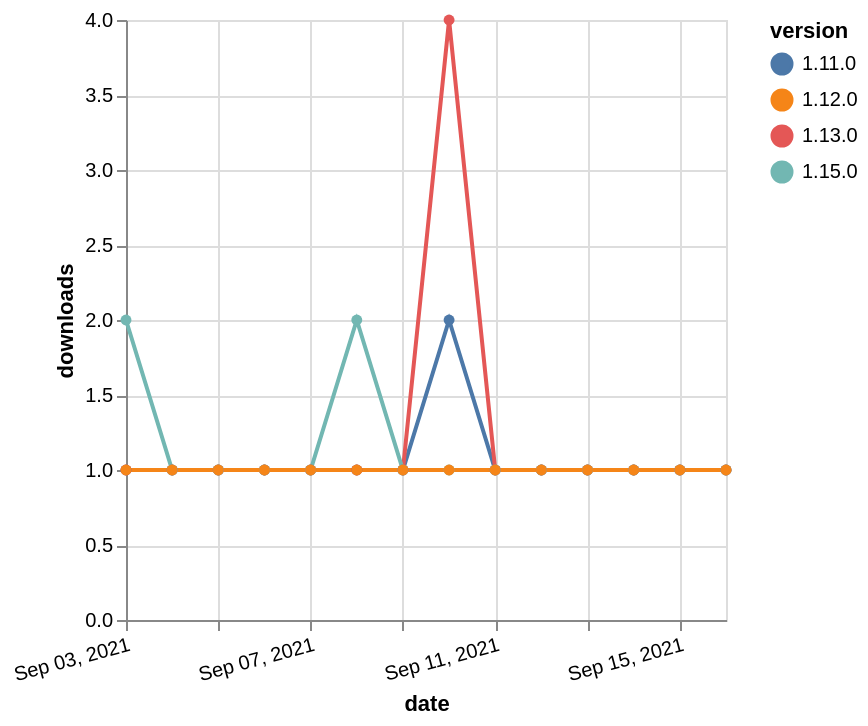

Vega-Lite specification for this chart:
### Vega-Lite specification from a JSON file in a GitHub repository (floating-point values rounded to 4 significant figures)
{"$schema": "https://vega.github.io/schema/vega-lite/v5.json", "description": "A simple bar chart with embedded data.", "data": {"values": [{"date": "2021-09-03", "total": 220, "delta": 1, "version": "1.11.0"}, {"date": "2021-09-04", "total": 221, "delta": 1, "version": "1.11.0"}, {"date": "2021-09-05", "total": 222, "delta": 1, "version": "1.11.0"}, {"date": "2021-09-06", "total": 223, "delta": 1, "version": "1.11.0"}, {"date": "2021-09-07", "total": 224, "delta": 1, "version": "1.11.0"}, {"date": "2021-09-08", "total": 225, "delta": 1, "version": "1.11.0"}, {"date": "2021-09-09", "total": 226, "delta": 1, "version": "1.11.0"}, {"date": "2021-09-10", "total": 228, "delta": 2, "version": "1.11.0"}, {"date": "2021-09-11", "total": 229, "delta": 1, "version": "1.11.0"}, {"date": "2021-09-12", "total": 230, "delta": 1, "version": "1.11.0"}, {"date": "2021-09-13", "total": 231, "delta": 1, "version": "1.11.0"}, {"date": "2021-09-14", "total": 232, "delta": 1, "version": "1.11.0"}, {"date": "2021-09-15", "total": 233, "delta": 1, "version": "1.11.0"}, {"date": "2021-09-16", "total": 234, "delta": 1, "version": "1.11.0"}, {"date": "2021-09-03", "total": 285, "delta": 1, "version": "1.13.0"}, {"date": "2021-09-04", "total": 286, "delta": 1, "version": "1.13.0"}, {"date": "2021-09-05", "total": 287, "delta": 1, "version": "1.13.0"}, {"date": "2021-09-06", "total": 288, "delta": 1, "version": "1.13.0"}, {"date": "2021-09-07", "total": 289, "delta": 1, "version": "1.13.0"}, {"date": "2021-09-08", "total": 290, "delta": 1, "version": "1.13.0"}, {"date": "2021-09-09", "total": 291, "delta": 1, "version": "1.13.0"}, {"date": "2021-09-10", "total": 295, "delta": 4, "version": "1.13.0"}, {"date": "2021-09-11", "total": 296, "delta": 1, "version": "1.13.0"}, {"date": "2021-09-12", "total": 297, "delta": 1, "version": "1.13.0"}, {"date": "2021-09-13", "total": 298, "delta": 1, "version": "1.13.0"}, {"date": "2021-09-14", "total": 299, "delta": 1, "version": "1.13.0"}, {"date": "2021-09-15", "total": 300, "delta": 1, "version": "1.13.0"}, {"date": "2021-09-16", "total": 301, "delta": 1, "version": "1.13.0"}, {"date": "2021-09-03", "total": 114, "delta": 2, "version": "1.15.0"}, {"date": "2021-09-04", "total": 115, "delta": 1, "version": "1.15.0"}, {"date": "2021-09-05", "total": 116, "delta": 1, "version": "1.15.0"}, {"date": "2021-09-06", "total": 117, "delta": 1, "version": "1.15.0"}, {"date": "2021-09-07", "total": 118, "delta": 1, "version": "1.15.0"}, {"date": "2021-09-08", "total": 120, "delta": 2, "version": "1.15.0"}, {"date": "2021-09-09", "total": 121, "delta": 1, "version": "1.15.0"}, {"date": "2021-09-10", "total": 122, "delta": 1, "version": "1.15.0"}, {"date": "2021-09-11", "total": 123, "delta": 1, "version": "1.15.0"}, {"date": "2021-09-12", "total": 124, "delta": 1, "version": "1.15.0"}, {"date": "2021-09-13", "total": 125, "delta": 1, "version": "1.15.0"}, {"date": "2021-09-14", "total": 126, "delta": 1, "version": "1.15.0"}, {"date": "2021-09-15", "total": 127, "delta": 1, "version": "1.15.0"}, {"date": "2021-09-16", "total": 128, "delta": 1, "version": "1.15.0"}, {"date": "2021-09-03", "total": 176, "delta": 1, "version": "1.12.0"}, {"date": "2021-09-04", "total": 177, "delta": 1, "version": "1.12.0"}, {"date": "2021-09-05", "total": 178, "delta": 1, "version": "1.12.0"}, {"date": "2021-09-06", "total": 179, "delta": 1, "version": "1.12.0"}, {"date": "2021-09-07", "total": 180, "delta": 1, "version": "1.12.0"}, {"date": "2021-09-08", "total": 181, "delta": 1, "version": "1.12.0"}, {"date": "2021-09-09", "total": 182, "delta": 1, "version": "1.12.0"}, {"date": "2021-09-10", "total": 183, "delta": 1, "version": "1.12.0"}, {"date": "2021-09-11", "total": 184, "delta": 1, "version": "1.12.0"}, {"date": "2021-09-12", "total": 185, "delta": 1, "version": "1.12.0"}, {"date": "2021-09-13", "total": 186, "delta": 1, "version": "1.12.0"}, {"date": "2021-09-14", "total": 187, "delta": 1, "version": "1.12.0"}, {"date": "2021-09-15", "total": 188, "delta": 1, "version": "1.12.0"}, {"date": "2021-09-16", "total": 189, "delta": 1, "version": "1.12.0"}]}, "width": "container", "mark": {"type": "line", "point": {"filled": true}}, "encoding": {"x": {"field": "date", "type": "temporal", "timeUnit": "yearmonthdate", "title": "date", "axis": {"labelAngle": -15}}, "y": {"field": "delta", "type": "quantitative", "title": "downloads"}, "color": {"field": "version", "type": "nominal"}, "tooltip": {"field": "delta"}}}
